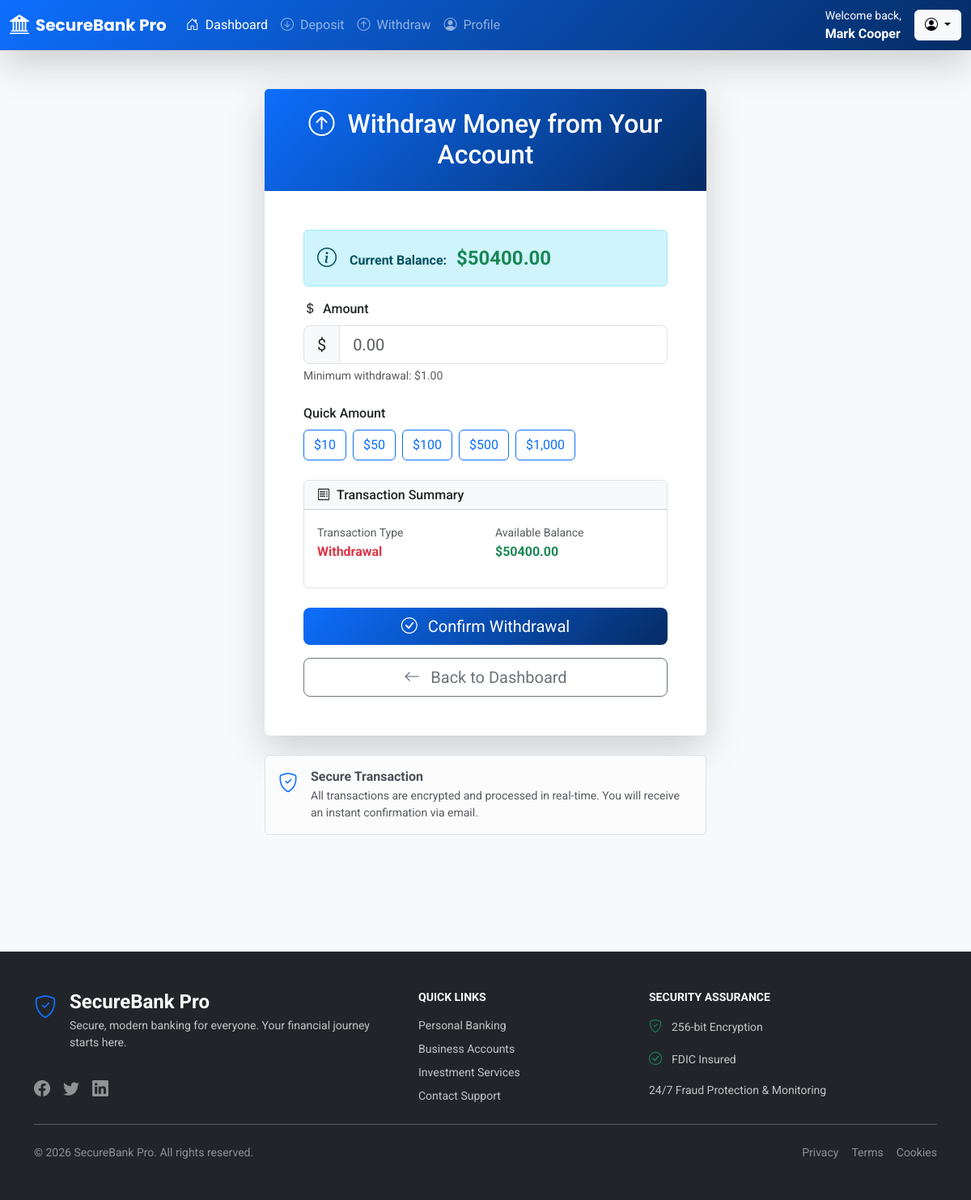
Screenshot of /transactions/withdraw/ (signed in) with the database file from the repository.
### accounts/models.py (models this page shows, shortened)
class User(AbstractUser):
    username = None
    email = models.EmailField(unique=True, null=False, blank=False)
    objects = UserManager()
    USERNAME_FIELD = 'email'
    REQUIRED_FIELDS = []

class UserBankAccount(models.Model):
    user = models.OneToOneField(
        User,
        related_name='account',
        on_delete=models.CASCADE,
    )
    account_type = models.ForeignKey(
        BankAccountType,
        related_name='accounts',
        on_delete=models.CASCADE
    )
    account_no = models.PositiveIntegerField(unique=True, editable=False)
    gender = models.CharField(max_length=1, choices=GENDER_CHOICE)
    birth_date = models.DateField(null=True, blank=True)
    balance = models.DecimalField(
        default=0,
        max_digits=12,
        decimal_places=2
    )
    interest_start_date = models.DateField(
        null=True, blank=True,
        help_text=(
            'The month number that interest calculation will start from'
        )
    )
    initial_deposit_date = models.DateField(null=True, blank=True)

### transactions/views.py (the view, shortened to what this page needs)
# urls.py: path("withdraw/", WithdrawMoneyView.as_view(), name="withdraw_money"),
class WithdrawMoneyView(TransactionCreateMixin):
    form_class = WithdrawForm
    title = 'Withdraw Money from Your Account'
    def get_initial(self):
        initial = {'transaction_type': WITHDRAWAL}
        return initial

### transactions/forms.py
class WithdrawForm(TransactionForm):
    def clean_amount(self):
        account = self.account
        min_withdraw_amount = settings.MINIMUM_WITHDRAWAL_AMOUNT
        max_withdraw_amount = (
            account.account_type.maximum_withdrawal_amount
        )
        balance = account.balance
        amount = self.cleaned_data.get('amount')
        if amount < min_withdraw_amount:
            raise forms.ValidationError(
                f'You can withdraw at least {min_withdraw_amount} $'
            )
        if amount > max_withdraw_amount:
            raise forms.ValidationError(
                f'You can withdraw at most {max_withdraw_amount} $'
            )
        if amount > balance:
            raise forms.ValidationError(
                f'You have {balance} $ in your account. '
                'You can not withdraw more than your account balance'
            )
        return amount

### accounts/context_processors.py (called while the page is built)
def disable_admin_sidebar(request):
    return {}

### transactions/views.py (called while the page is built)
    def dispatch(self, request, *args, **kwargs):
        if not hasattr(request.user, 'account'):
            messages.warning(request, 'You do not have a bank account. Please create one to perform transactions.')
            return redirect('accounts:profile_edit')
        return super().dispatch(request, *args, **kwargs)

    def get_form_kwargs(self):
        kwargs = super().get_form_kwargs()
        kwargs.update({
            'account': self.request.user.account
        })
        return kwargs

    def get_context_data(self, **kwargs):
        context = super().get_context_data(**kwargs)
        context.update({
            'title': self.title,
            'account': self.request.user.account,
        })
        return context

### templates/transactions/transaction_form.html (shortened to what this page needs)
{% extends 'core/base.html' %}
{% block content %}
<div class="container py-5">
    <div class="row justify-content-center">
        <div class="col-lg-6">
            <div class="card border-0 shadow-lg card-hover">
                <div class="card-header bank-gradient text-white py-4">
                    <h2 class="mb-0 text-center">
                        {% if 'deposit' in request.path %}
                        <i class="bi bi-arrow-down-circle me-2"></i>
                        {% elif 'withdraw' in request.path %}
                        <i class="bi bi-arrow-up-circle me-2"></i>
                        {% endif %}
                        {{ title }}
                    </h2>
                </div>
                <div class="card-body p-5">
                    {% if account %}
                    <div class="alert alert-info">
                        <div class="d-flex align-items-center">
                            <i class="bi bi-info-circle fs-4 me-3"></i>
                            <div>
                                <strong>Current Balance:</strong>
                                <span class="fs-4 fw-bold text-success ms-2">${{ account.balance|floatformat:2 }}</span>
                            </div>
                        </div>
                    </div>
                    {% endif %}
                    <form method="post" class="needs-validation" novalidate>
                        <div class="mb-4">
                            <label class="form-label fw-medium">
                                <i class="bi bi-currency-dollar me-1"></i> Amount
                            </label>
                            <div class="input-group input-group-lg">
                                <span class="input-group-text">$</span>
                                <input type="number"
                                       name="amount"
                                       id="amount"
                                       class="form-control form-control-lg"
                                       placeholder="0.00"
                                       step="0.01"
                                       min="0.01"
                                       required>
                            </div>
                            <div class="form-text">
                                {% if 'deposit' in request.path %}
                                Minimum deposit: $1.00
                                {% elif 'withdraw' in request.path %}
                                Minimum withdrawal: $1.00
                                {% endif %}
                            </div>
                        </div>
                        <div class="mb-4">
                            <label class="form-label fw-medium">Quick Amount</label>
                            <div class="d-flex flex-wrap gap-2">
                                <button type="button" class="btn btn-outline-primary quick-amount" data-amount="10">$10</button>
                                <button type="button" class="btn btn-outline-primary quick-amount" data-amount="50">$50</button>
                                <button type="button" class="btn btn-outline-primary quick-amount" data-amount="100">$100</button>
                                <button type="button" class="btn btn-outline-primary quick-amount" data-amount="500">$500</button>
                                <button type="button" class="btn btn-outline-primary quick-amount" data-amount="1000">$1,000</button>
                            </div>
                        </div>
                        <div class="card border mb-4">
                            <div class="card-header bg-light">
                                <h6 class="mb-0"><i class="bi bi-receipt me-2"></i>Transaction Summary</h6>
                            </div>
                            <div class="card-body">
                                <div class="row">
                                    <div class="col-6">
                                        <small class="text-muted">Transaction Type</small>
                                        <p class="fw-bold">
                                            {% if 'deposit' in request.path %}
                                            <span class="text-success">Deposit</span>
                                            {% elif 'withdraw' in request.path %}
                                            <span class="text-danger">Withdrawal</span>
                                            {% endif %}
                                        </p>
                                    </div>
                                    <div class="col-6">
                                        <small class="text-muted">Available Balance</small>
                                        <p class="fw-bold text-success">${{ account.balance|floatformat:2 }}</p>
                                    </div>
                                </div>
                            </div>
                        </div>
                        <div class="d-grid gap-3">
                            <button type="submit" class="btn btn-primary btn-lg">
                                {% if 'deposit' in request.path %}
                                <i class="bi bi-check-circle me-2"></i> Confirm Deposit
                                {% elif 'withdraw' in request.path %}
                                <i class="bi bi-check-circle me-2"></i> Confirm Withdrawal
                                {% endif %}
                            </button>
                            <a href="{% url 'transactions:transaction_report' %}" class="btn btn-outline-secondary btn-lg">
                                <i class="bi bi-arrow-left me-2"></i> Back to Dashboard
                            </a>
                        </div>
                    </form>
                </div>
            </div>
            <div class="alert alert-light border mt-4">
                <div class="d-flex">
                    <i class="bi bi-shield-check text-primary fs-4 me-3"></i>
                    <div>
                        <h6 class="fw-bold mb-1">Secure Transaction</h6>
                        <p class="small text-muted mb-0">
                            All transactions are encrypted and processed in real-time.
                            You will receive an instant confirmation via email.
                        </p>
                    </div>
                </div>
            </div>
        </div>
    </div>
</div>
{% endblock %}

### templates/core/navbar.html (shortened to what this page needs)
<nav class="navbar navbar-expand-lg navbar-dark bank-gradient shadow-lg">
    <div class="container-fluid">
        <a class="navbar-brand d-flex align-items-center" href="{% url 'transactions:transaction_report' %}">
            <i class="bi bi-bank2 me-2 fs-4"></i>
            <span class="fw-bold">SecureBank Pro</span>
        </a>
        <div class="collapse navbar-collapse" id="navbarMain">
            {% if request.user.is_authenticated %}
            <ul class="navbar-nav me-auto mb-2 mb-lg-0">
                <li class="nav-item">
                    <a class="nav-link active" href="{% url 'transactions:transaction_report' %}">
                        <i class="bi bi-house-door me-1"></i> Dashboard
                    </a>
                </li>
                <li class="nav-item">
                    <a class="nav-link" href="{% url 'transactions:deposit_money' %}">
                        <i class="bi bi-arrow-down-circle me-1"></i> Deposit
                    </a>
                </li>
                <li class="nav-item">
                    <a class="nav-link" href="{% url 'transactions:withdraw_money' %}">
                        <i class="bi bi-arrow-up-circle me-1"></i> Withdraw
                    </a>
                </li>
                <li class="nav-item">
                    <a class="nav-link" href="{% url 'accounts:profile' %}">
                        <i class="bi bi-person-circle me-1"></i> Profile
                    </a>
                </li>
            </ul>
            <div class="d-flex align-items-center">
                <div class="text-white me-3">
                    <small class="d-block">Welcome back,</small>
                    <strong>{{ request.user.first_name }} {{ request.user.last_name }}</strong>
                </div>
                <div class="dropdown">
                    <button class="btn btn-light dropdown-toggle" type="button" data-bs-toggle="dropdown">
                        <i class="bi bi-person-circle"></i>
                    </button>
                </div>
            </div>
            {% endif %}
        </div>
    </div>
</nav>

### templates/core/base.html (style rules this page uses)
:root { --primary-color: #0d6efd; --secondary-color: #6c757d; --success-color: #198754; --dark-blue: #052c65; --light-blue: #cfe2ff; --gradient-primary: linear-gradient(135deg, #0d6efd 0%, #052c65 100%); }
body { font-family: 'Roboto', sans-serif; background-color: #f8f9fa; background-repeat: repeat; min-height: 100vh; display: flex; flex-direction: column; }
.navbar-brand { font-family: 'Poppins', sans-serif; font-weight: 700; }
.bank-gradient { background: var(--gradient-primary); }
.btn-primary { background: var(--gradient-primary); border: none; }

### rows the page displays
User: user.first_name "Mark", user.last_name "Cooper"
UserBankAccount: balance "50400.00"

### other values shown
{{ title }} "Withdraw Money from Your Account"
